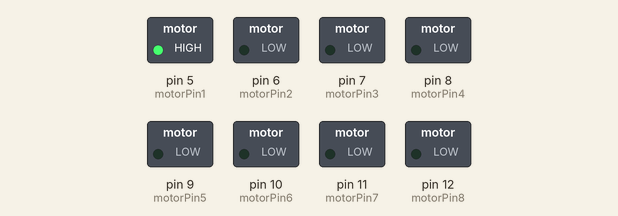
Simulated run of this sketch. Board: Arduino Uno, built with avr-gcc and run on an emulated ATmega328P. On the bench: switched loads named in the sketch (green lamp = pin HIGH). What the sketch prints to the serial monitor is not drawn.

Above: at 1.0 s.
At 3.0 s:
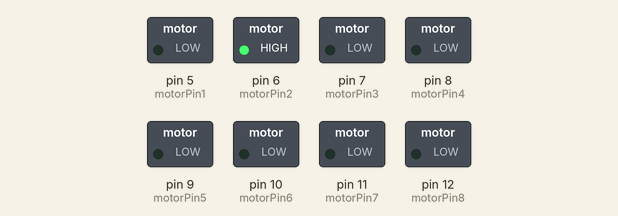
At 5.0 s:
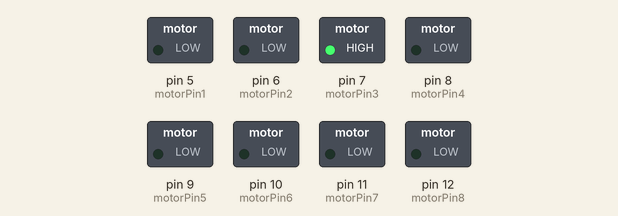
At 7.0 s:
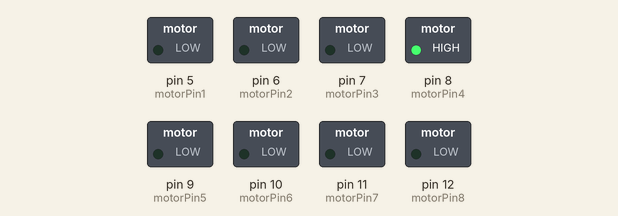
At 9.0 s:
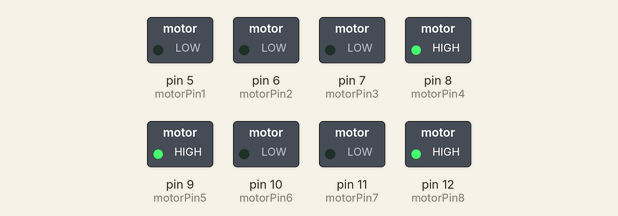
At 13.0 s:
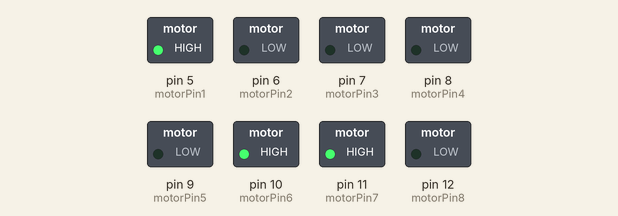
Timing chart, 0 to 15.6 s (numbered marks = the images above):
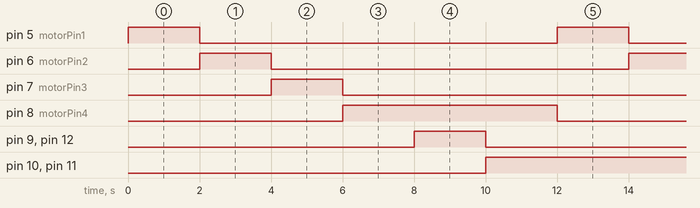

The sketch:

car.ino
```cpp
//L293D
//Motor A
const int motorPin1  = 5;  // Pin 14 of L293
const int motorPin2  = 6;  // Pin 10 of L293
//Motor B
const int motorPin3  = 7; // Pin  7 of L293
const int motorPin4  = 8;  // Pin  2 of L293
//Motor C
const int motorPin5  = 9; // Pin  7 of L293
const int motorPin6  = 10;  // Pin  2 of L293
//Motor D
const int motorPin7  = 11; // Pin  7 of L293
const int motorPin8  = 12;  // Pin  2 of L293

//This will run only one time.
void setup(){
  Serial.begin(9600);

    //Set pins as outputs
    pinMode(motorPin1, OUTPUT);
    pinMode(motorPin2, OUTPUT);
    pinMode(motorPin3, OUTPUT);
    pinMode(motorPin4, OUTPUT);
    pinMode(motorPin5, OUTPUT);
    pinMode(motorPin6, OUTPUT);
    pinMode(motorPin7, OUTPUT);
    pinMode(motorPin8, OUTPUT);

    //Motor Control - Motor A: motorPin1,motorpin2 & Motor B: motorpin3,motorpin4

    //This code  will turn Motor A clockwise for 2 sec.

}


void loop(){
    digitalWrite(motorPin1, HIGH);
    digitalWrite(motorPin2, LOW);
    digitalWrite(motorPin3, LOW);
    digitalWrite(motorPin4, LOW);
    Serial.print("m1");
    delay(2000);
    //This code will turn Motor A counter-clockwise for 2 sec.
    digitalWrite(motorPin1, LOW);
    digitalWrite(motorPin2, HIGH);
    digitalWrite(motorPin3, LOW);
    digitalWrite(motorPin4, LOW);
    delay(2000);

    //This code will turn Motor B clockwise for 2 sec.
    digitalWrite(motorPin1, LOW);
    digitalWrite(motorPin2, LOW);
    digitalWrite(motorPin3, HIGH);
    digitalWrite(motorPin4, LOW);
    Serial.print("m2");
    delay(2000);
    //This code will turn Motor B counter-clockwise for 2 sec.
    digitalWrite(motorPin1, LOW);
    digitalWrite(motorPin2, LOW);
    digitalWrite(motorPin3, LOW);
    digitalWrite(motorPin4, HIGH);
    delay(2000);

     digitalWrite(motorPin5, HIGH);
    digitalWrite(motorPin6, LOW);
    digitalWrite(motorPin7, LOW);
    digitalWrite(motorPin8, HIGH);
    delay(2000);

     digitalWrite(motorPin5, LOW);
    digitalWrite(motorPin6, HIGH);
    digitalWrite(motorPin7, HIGH);
    digitalWrite(motorPin8, LOW);
    delay(2000);


    //And this code will stop motors
    digitalWrite(motorPin1, LOW);
    digitalWrite(motorPin2, LOW);
    digitalWrite(motorPin3, LOW);
    digitalWrite(motorPin4, LOW);


}
```

Measured:
- by itself, pin 8 (motorPin4): alternates HIGH for 6.0 s and LOW for 6.0 s
- by itself, pin 10 (motorPin6), pin 11 (motorPin7): alternates HIGH for 10.0 s and LOW for 2.0 s
- by itself, pin 5 (motorPin1), pin 6 (motorPin2), pin 7 (motorPin3), pin 9 (motorPin5), pin 12 (motorPin8): alternates HIGH for 2.0 s and LOW for 10.0 s
